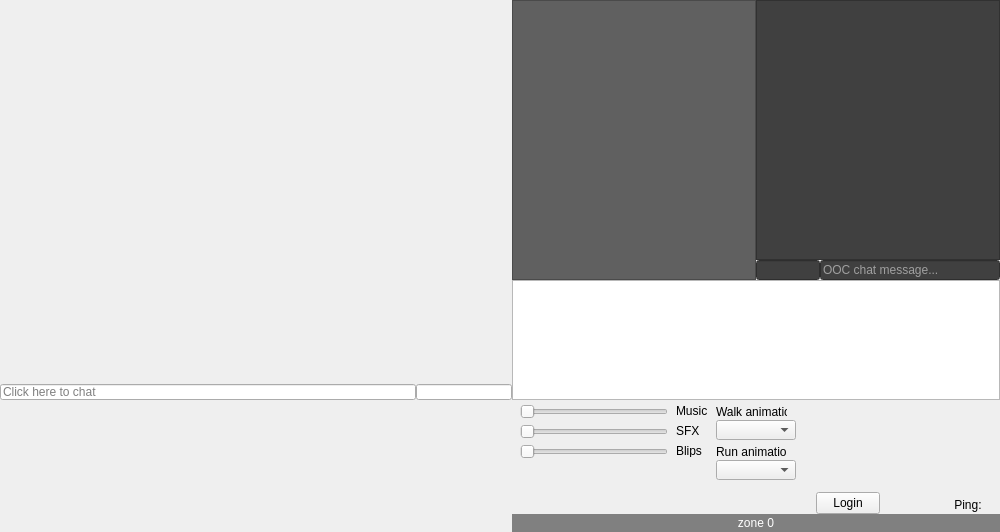
<?xml version="1.0" encoding="UTF-8"?>
<ui version="4.0">
 <class>GameWidget</class>
 <widget class="QWidget" name="GameWidget">
  <property name="geometry">
   <rect>
    <x>0</x>
    <y>0</y>
    <width>1000</width>
    <height>532</height>
   </rect>
  </property>
  <property name="focusPolicy">
   <enum>Qt::NoFocus</enum>
  </property>
  <property name="windowTitle">
   <string>Form</string>
  </property>
  <widget class="GamePort" name="gameview" native="true">
   <property name="geometry">
    <rect>
     <x>0</x>
     <y>0</y>
     <width>512</width>
     <height>384</height>
    </rect>
   </property>
   <widget class="ChatboxWidget" name="chatboxwidget" native="true">
    <property name="geometry">
     <rect>
      <x>128</x>
      <y>306</y>
      <width>256</width>
      <height>78</height>
     </rect>
    </property>
    <widget class="QLabel" name="chatbox">
     <property name="geometry">
      <rect>
       <x>0</x>
       <y>0</y>
       <width>256</width>
       <height>78</height>
      </rect>
     </property>
     <property name="text">
      <string/>
     </property>
     <property name="pixmap">
      <pixmap>chatbox.png</pixmap>
     </property>
     <property name="scaledContents">
      <bool>true</bool>
     </property>
    </widget>
    <widget class="QLabel" name="chatname">
     <property name="geometry">
      <rect>
       <x>4</x>
       <y>1</y>
       <width>254</width>
       <height>12</height>
      </rect>
     </property>
     <property name="styleSheet">
      <string notr="true">color: white</string>
     </property>
     <property name="text">
      <string/>
     </property>
    </widget>
    <widget class="QTextEdit" name="chattext">
     <property name="geometry">
      <rect>
       <x>2</x>
       <y>14</y>
       <width>252</width>
       <height>66</height>
      </rect>
     </property>
     <property name="cursor" stdset="0">
      <cursorShape>ArrowCursor</cursorShape>
     </property>
     <property name="styleSheet">
      <string notr="true">background-color: rgba(0, 0, 0, 0); color: white</string>
     </property>
     <property name="frameShape">
      <enum>QFrame::NoFrame</enum>
     </property>
     <property name="verticalScrollBarPolicy">
      <enum>Qt::ScrollBarAlwaysOff</enum>
     </property>
     <property name="horizontalScrollBarPolicy">
      <enum>Qt::ScrollBarAlwaysOff</enum>
     </property>
     <property name="readOnly">
      <bool>true</bool>
     </property>
     <property name="cursorWidth">
      <number>0</number>
     </property>
     <property name="textInteractionFlags">
      <set>Qt::NoTextInteraction</set>
     </property>
    </widget>
   </widget>
  </widget>
  <widget class="QStackedWidget" name="IngameWidgets">
   <property name="enabled">
    <bool>true</bool>
   </property>
   <property name="geometry">
    <rect>
     <x>0</x>
     <y>0</y>
     <width>1000</width>
     <height>532</height>
    </rect>
   </property>
   <property name="focusPolicy">
    <enum>Qt::NoFocus</enum>
   </property>
   <property name="styleSheet">
    <string notr="true"/>
   </property>
   <property name="frameShape">
    <enum>QFrame::NoFrame</enum>
   </property>
   <property name="currentIndex">
    <number>0</number>
   </property>
   <widget class="QWidget" name="IngameUI">
    <property name="focusPolicy">
     <enum>Qt::NoFocus</enum>
    </property>
    <property name="autoFillBackground">
     <bool>false</bool>
    </property>
    <widget class="PenaltyBar" name="_penaltybar1">
     <property name="geometry">
      <rect>
       <x>520</x>
       <y>470</y>
       <width>84</width>
       <height>14</height>
      </rect>
     </property>
     <property name="text">
      <string/>
     </property>
     <property name="pixmap">
      <pixmap>defensebar10.png</pixmap>
     </property>
    </widget>
    <widget class="PenaltyBar" name="_penaltybar2">
     <property name="geometry">
      <rect>
       <x>520</x>
       <y>484</y>
       <width>84</width>
       <height>14</height>
      </rect>
     </property>
     <property name="text">
      <string/>
     </property>
     <property name="pixmap">
      <pixmap>prosecutionbar10.png</pixmap>
     </property>
    </widget>
    <widget class="AIOButton" name="evidencebtn">
     <property name="geometry">
      <rect>
       <x>716</x>
       <y>490</y>
       <width>80</width>
       <height>24</height>
      </rect>
     </property>
     <property name="text">
      <string/>
     </property>
     <property name="pixmap">
      <pixmap>evidence_button.png</pixmap>
     </property>
    </widget>
    <widget class="QLabel" name="areainfo">
     <property name="geometry">
      <rect>
       <x>512</x>
       <y>514</y>
       <width>488</width>
       <height>18</height>
      </rect>
     </property>
     <property name="styleSheet">
      <string notr="true">color: white;
background-color: rgb(128, 128, 128)</string>
     </property>
     <property name="text">
      <string>zone 0</string>
     </property>
     <property name="scaledContents">
      <bool>true</bool>
     </property>
     <property name="alignment">
      <set>Qt::AlignCenter</set>
     </property>
    </widget>
    <widget class="QPushButton" name="ooclogin">
     <property name="enabled">
      <bool>true</bool>
     </property>
     <property name="geometry">
      <rect>
       <x>816</x>
       <y>492</y>
       <width>64</width>
       <height>22</height>
      </rect>
     </property>
     <property name="text">
      <string>Login</string>
     </property>
     <property name="checkable">
      <bool>false</bool>
     </property>
     <property name="checked">
      <bool>false</bool>
     </property>
     <property name="flat">
      <bool>false</bool>
     </property>
    </widget>
    <widget class="QLabel" name="sliderlabel1">
     <property name="geometry">
      <rect>
       <x>676</x>
       <y>404</y>
       <width>32</width>
       <height>13</height>
      </rect>
     </property>
     <property name="text">
      <string>Music</string>
     </property>
    </widget>
    <widget class="QLabel" name="sliderlabel2">
     <property name="geometry">
      <rect>
       <x>676</x>
       <y>424</y>
       <width>32</width>
       <height>13</height>
      </rect>
     </property>
     <property name="text">
      <string>SFX</string>
     </property>
    </widget>
    <widget class="QLabel" name="sliderlabel3">
     <property name="geometry">
      <rect>
       <x>676</x>
       <y>444</y>
       <width>32</width>
       <height>13</height>
      </rect>
     </property>
     <property name="text">
      <string>Blips</string>
     </property>
    </widget>
    <widget class="QSlider" name="musicslider">
     <property name="geometry">
      <rect>
       <x>520</x>
       <y>404</y>
       <width>148</width>
       <height>16</height>
      </rect>
     </property>
     <property name="maximum">
      <number>100</number>
     </property>
     <property name="orientation">
      <enum>Qt::Horizontal</enum>
     </property>
    </widget>
    <widget class="QSlider" name="soundslider">
     <property name="geometry">
      <rect>
       <x>520</x>
       <y>424</y>
       <width>148</width>
       <height>16</height>
      </rect>
     </property>
     <property name="maximum">
      <number>100</number>
     </property>
     <property name="orientation">
      <enum>Qt::Horizontal</enum>
     </property>
    </widget>
    <widget class="QSlider" name="blipslider">
     <property name="geometry">
      <rect>
       <x>520</x>
       <y>444</y>
       <width>148</width>
       <height>16</height>
      </rect>
     </property>
     <property name="maximum">
      <number>100</number>
     </property>
     <property name="orientation">
      <enum>Qt::Horizontal</enum>
     </property>
    </widget>
    <widget class="QLabel" name="walkanim_label">
     <property name="geometry">
      <rect>
       <x>716</x>
       <y>404</y>
       <width>71</width>
       <height>16</height>
      </rect>
     </property>
     <property name="text">
      <string>Walk animation</string>
     </property>
    </widget>
    <widget class="QLabel" name="runanim_label">
     <property name="geometry">
      <rect>
       <x>716</x>
       <y>444</y>
       <width>71</width>
       <height>16</height>
      </rect>
     </property>
     <property name="text">
      <string>Run animation</string>
     </property>
    </widget>
    <widget class="QComboBox" name="walkanim_dropdown">
     <property name="geometry">
      <rect>
       <x>716</x>
       <y>420</y>
       <width>80</width>
       <height>20</height>
      </rect>
     </property>
    </widget>
    <widget class="QComboBox" name="runanim_dropdown">
     <property name="geometry">
      <rect>
       <x>716</x>
       <y>460</y>
       <width>80</width>
       <height>20</height>
      </rect>
     </property>
    </widget>
    <widget class="QLabel" name="pinglabel">
     <property name="geometry">
      <rect>
       <x>904</x>
       <y>498</y>
       <width>128</width>
       <height>14</height>
      </rect>
     </property>
     <property name="text">
      <string>Ping:</string>
     </property>
     <property name="alignment">
      <set>Qt::AlignHCenter|Qt::AlignTop</set>
     </property>
    </widget>
    <widget class="AIOIndexButton" name="wt_button">
     <property name="geometry">
      <rect>
       <x>816</x>
       <y>408</y>
       <width>85</width>
       <height>42</height>
      </rect>
     </property>
     <property name="cursor">
      <cursorShape>ArrowCursor</cursorShape>
     </property>
     <property name="text">
      <string/>
     </property>
     <property name="pixmap">
      <pixmap>witnesstestimony.png</pixmap>
     </property>
    </widget>
    <widget class="AIOIndexButton" name="ce_button">
     <property name="geometry">
      <rect>
       <x>901</x>
       <y>408</y>
       <width>85</width>
       <height>42</height>
      </rect>
     </property>
     <property name="text">
      <string/>
     </property>
     <property name="pixmap">
      <pixmap>crossexamination.png</pixmap>
     </property>
    </widget>
    <widget class="AIOIndexButton" name="guilty_button">
     <property name="geometry">
      <rect>
       <x>901</x>
       <y>450</y>
       <width>85</width>
       <height>42</height>
      </rect>
     </property>
     <property name="text">
      <string/>
     </property>
     <property name="pixmap">
      <pixmap>guilty.png</pixmap>
     </property>
    </widget>
    <widget class="AIOIndexButton" name="notguilty_button">
     <property name="geometry">
      <rect>
       <x>816</x>
       <y>450</y>
       <width>85</width>
       <height>42</height>
      </rect>
     </property>
     <property name="text">
      <string/>
     </property>
     <property name="pixmap">
      <pixmap>notguilty.png</pixmap>
     </property>
    </widget>
    <widget class="QListWidget" name="musiclist">
     <property name="geometry">
      <rect>
       <x>512</x>
       <y>280</y>
       <width>488</width>
       <height>120</height>
      </rect>
     </property>
     <property name="verticalScrollMode">
      <enum>QAbstractItemView::ScrollPerPixel</enum>
     </property>
    </widget>
    <widget class="QTextEdit" name="chatlog">
     <property name="geometry">
      <rect>
       <x>512</x>
       <y>0</y>
       <width>244</width>
       <height>280</height>
      </rect>
     </property>
     <property name="styleSheet">
      <string notr="true">background-color: rgb(96, 96, 96); color: white</string>
     </property>
     <property name="readOnly">
      <bool>true</bool>
     </property>
    </widget>
    <widget class="QWidget" name="oocwidget" native="true">
     <property name="geometry">
      <rect>
       <x>756</x>
       <y>0</y>
       <width>244</width>
       <height>280</height>
      </rect>
     </property>
     <widget class="QTextBrowser" name="oocchat">
      <property name="geometry">
       <rect>
        <x>0</x>
        <y>0</y>
        <width>244</width>
        <height>260</height>
       </rect>
      </property>
      <property name="autoFillBackground">
       <bool>false</bool>
      </property>
      <property name="styleSheet">
       <string notr="true">QTextEdit { background-color: rgb(64, 64, 64); color: white } a{ color: rgb(0, 192, 192); }</string>
      </property>
      <property name="frameShape">
       <enum>QFrame::StyledPanel</enum>
      </property>
      <property name="frameShadow">
       <enum>QFrame::Sunken</enum>
      </property>
      <property name="openExternalLinks">
       <bool>true</bool>
      </property>
     </widget>
     <widget class="QLineEdit" name="oocnameinput">
      <property name="geometry">
       <rect>
        <x>0</x>
        <y>260</y>
        <width>64</width>
        <height>20</height>
       </rect>
      </property>
      <property name="styleSheet">
       <string notr="true">QLineEdit { background-color: rgb(64, 64, 64);
color: white } QLineEdit:hover{border: 1px solid gray; background-color: rgb(64,64,64)}</string>
      </property>
     </widget>
     <widget class="QLineEdit" name="oocinput">
      <property name="geometry">
       <rect>
        <x>64</x>
        <y>260</y>
        <width>180</width>
        <height>20</height>
       </rect>
      </property>
      <property name="styleSheet">
       <string notr="true">QLineEdit { background-color: rgb(64, 64, 64);
color: white } QLineEdit:hover{border: 1px solid gray; background-color: rgb(64,64,64)}</string>
      </property>
      <property name="placeholderText">
       <string>OOC chat message...</string>
      </property>
     </widget>
    </widget>
    <widget class="ICLineEdit" name="ic_input">
     <property name="geometry">
      <rect>
       <x>0</x>
       <y>384</y>
       <width>416</width>
       <height>16</height>
      </rect>
     </property>
     <property name="placeholderText">
      <string>Click here to chat</string>
     </property>
    </widget>
    <widget class="QLineEdit" name="showname_input">
     <property name="geometry">
      <rect>
       <x>416</x>
       <y>384</y>
       <width>96</width>
       <height>16</height>
      </rect>
     </property>
    </widget>
    <widget class="QLabel" name="emotebar">
     <property name="geometry">
      <rect>
       <x>0</x>
       <y>400</y>
       <width>512</width>
       <height>112</height>
      </rect>
     </property>
     <property name="text">
      <string/>
     </property>
     <property name="pixmap">
      <pixmap>emote_bar.png</pixmap>
     </property>
     <property name="scaledContents">
      <bool>false</bool>
     </property>
    </widget>
    <widget class="AIOButton" name="prevemotepage">
     <property name="geometry">
      <rect>
       <x>8</x>
       <y>492</y>
       <width>40</width>
       <height>40</height>
      </rect>
     </property>
     <property name="text">
      <string/>
     </property>
     <property name="pixmap">
      <pixmap>arrow_left.png</pixmap>
     </property>
     <property name="scaledContents">
      <bool>false</bool>
     </property>
    </widget>
    <widget class="AIOButton" name="textcolorbtn">
     <property name="geometry">
      <rect>
       <x>72</x>
       <y>492</y>
       <width>40</width>
       <height>40</height>
      </rect>
     </property>
     <property name="text">
      <string/>
     </property>
     <property name="pixmap">
      <pixmap>textcolor_button.png</pixmap>
     </property>
     <property name="scaledContents">
      <bool>false</bool>
     </property>
    </widget>
    <widget class="AIOButton" name="switchbtn">
     <property name="geometry">
      <rect>
       <x>135</x>
       <y>500</y>
       <width>70</width>
       <height>24</height>
      </rect>
     </property>
     <property name="text">
      <string/>
     </property>
     <property name="pixmap">
      <pixmap>switch_button.png</pixmap>
     </property>
    </widget>
    <widget class="AIOButton" name="movebtn">
     <property name="geometry">
      <rect>
       <x>221</x>
       <y>500</y>
       <width>70</width>
       <height>24</height>
      </rect>
     </property>
     <property name="text">
      <string/>
     </property>
     <property name="pixmap">
      <pixmap>move_button.png</pixmap>
     </property>
    </widget>
    <widget class="AIOButton" name="examinebtn">
     <property name="geometry">
      <rect>
       <x>307</x>
       <y>500</y>
       <width>70</width>
       <height>24</height>
      </rect>
     </property>
     <property name="text">
      <string/>
     </property>
     <property name="pixmap">
      <pixmap>examine_button.png</pixmap>
     </property>
    </widget>
    <widget class="AIOButton" name="realizationbtn">
     <property name="geometry">
      <rect>
       <x>400</x>
       <y>492</y>
       <width>40</width>
       <height>40</height>
      </rect>
     </property>
     <property name="text">
      <string/>
     </property>
     <property name="pixmap">
      <pixmap>realization.png</pixmap>
     </property>
     <property name="scaledContents">
      <bool>false</bool>
     </property>
    </widget>
    <widget class="AIOButton" name="nextemotepage">
     <property name="geometry">
      <rect>
       <x>464</x>
       <y>492</y>
       <width>40</width>
       <height>40</height>
      </rect>
     </property>
     <property name="text">
      <string/>
     </property>
     <property name="pixmap">
      <pixmap>arrow_right.png</pixmap>
     </property>
     <property name="scaledContents">
      <bool>false</bool>
     </property>
    </widget>
   </widget>
   <widget class="CharSelect" name="charselect">
    <widget class="QScrollArea" name="charscroller">
     <property name="geometry">
      <rect>
       <x>530</x>
       <y>30</y>
       <width>451</width>
       <height>492</height>
      </rect>
     </property>
     <property name="styleSheet">
      <string notr="true">background-color: transparent</string>
     </property>
     <property name="frameShape">
      <enum>QFrame::NoFrame</enum>
     </property>
     <property name="verticalScrollBarPolicy">
      <enum>Qt::ScrollBarAsNeeded</enum>
     </property>
     <property name="widgetResizable">
      <bool>true</bool>
     </property>
     <widget class="QWidget" name="charscrollwidget">
      <property name="geometry">
       <rect>
        <x>0</x>
        <y>0</y>
        <width>451</width>
        <height>492</height>
       </rect>
      </property>
     </widget>
    </widget>
    <widget class="QPushButton" name="disconnectbtn">
     <property name="geometry">
      <rect>
       <x>541</x>
       <y>8</y>
       <width>75</width>
       <height>23</height>
      </rect>
     </property>
     <property name="text">
      <string>Disconnect</string>
     </property>
    </widget>
    <widget class="QWidget" name="charnamewidget" native="true">
     <property name="geometry">
      <rect>
       <x>638</x>
       <y>6</y>
       <width>272</width>
       <height>26</height>
      </rect>
     </property>
     <widget class="QLabel" name="charnameimg">
      <property name="geometry">
       <rect>
        <x>0</x>
        <y>0</y>
        <width>272</width>
        <height>26</height>
       </rect>
      </property>
      <property name="text">
       <string/>
      </property>
      <property name="pixmap">
       <pixmap>evidence_name.png</pixmap>
      </property>
      <property name="alignment">
       <set>Qt::AlignHCenter|Qt::AlignTop</set>
      </property>
     </widget>
     <widget class="QLabel" name="charnamelabel">
      <property name="geometry">
       <rect>
        <x>0</x>
        <y>0</y>
        <width>272</width>
        <height>26</height>
       </rect>
      </property>
      <property name="styleSheet">
       <string notr="true">background-color: rgba(0, 0, 0, 0); color: rgb(255, 165, 0)</string>
      </property>
      <property name="text">
       <string>Select your character</string>
      </property>
      <property name="alignment">
       <set>Qt::AlignCenter</set>
      </property>
     </widget>
    </widget>
   </widget>
  </widget>
  <zorder>IngameWidgets</zorder>
  <zorder>gameview</zorder>
 </widget>
 <customwidgets>
  <customwidget>
   <class>GamePort</class>
   <extends>QWidget</extends>
   <header>game</header>
   <container>1</container>
  </customwidget>
  <customwidget>
   <class>ICLineEdit</class>
   <extends>QLineEdit</extends>
   <header>game</header>
  </customwidget>
  <customwidget>
   <class>AIOButton</class>
   <extends>QLabel</extends>
   <header>buttons</header>
  </customwidget>
  <customwidget>
   <class>PenaltyBar</class>
   <extends>QLabel</extends>
   <header>buttons</header>
  </customwidget>
  <customwidget>
   <class>AIOIndexButton</class>
   <extends>QLabel</extends>
   <header>buttons</header>
  </customwidget>
  <customwidget>
   <class>CharSelect</class>
   <extends>QWidget</extends>
   <header>charselect</header>
   <container>1</container>
  </customwidget>
  <customwidget>
   <class>ChatboxWidget</class>
   <extends>QWidget</extends>
   <header>game</header>
   <container>1</container>
  </customwidget>
 </customwidgets>
 <resources/>
 <connections/>
</ui>
